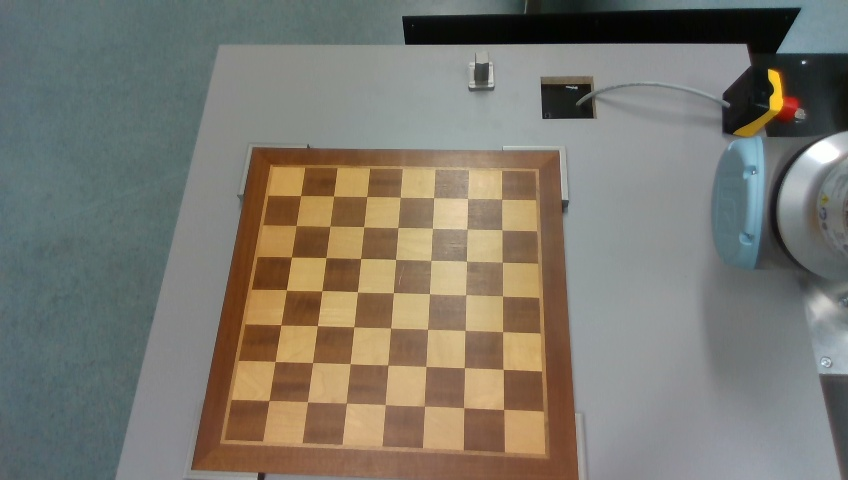
#> input picture tests/camera/img/01_27_2022_15_41_42.jpg, 848 x 480 px
$ python obj_recognition.py
#> lines starting #> are read from the running program, lines starting #| are printed output that depends on the picture
### chesster/obj_recognition/chessboard_recognition.py
__all__ = [
    'ChessboardRecognition'
]

import cv2 as cv
from matplotlib import pyplot as plt
import numpy as np
from chesster.obj_recognition.chessboard import *
from chesster.obj_recognition.chessboard_field import ChessBoardField
import imutils as im
import logging
from typing import List, Tuple
from pathlib import Path

logger = logging.getLogger(__name__)


class Line:
    def __init__(self, x1, y1, x2, y2):
        self.x1 = x1
        self.y1 = y1
        self.x2 = x2
        self.y2 = y2

    def grows(self) -> bool:
        return abs(self.x2 - self.x1) > abs(self.y2 - self.y1)

    # [4 lines left out: function get_angle, not called in this run]

    def find_intersection(self, rhs):
        x = ((self.x1 * self.y2 - self.y1 * self.x2) * (rhs.x1 - rhs.x2) - (self.x1 - self.x2) * (
                rhs.x1 * rhs.y2 - rhs.y1 * rhs.x2)) / (
                    (self.x1 - self.x2) * (rhs.y1 - rhs.y2) - (self.y1 - self.y2) * (rhs.x1 - rhs.x2))
        y = ((self.x1 * self.y2 - self.y1 * self.x2) * (rhs.y1 - rhs.y2) - (self.y1 - self.y2) * (
                rhs.x1 * rhs.y2 - rhs.y1 * rhs.x2)) / (
                    (self.x1 - self.x2) * (rhs.y1 - rhs.y2) - (self.y1 - self.y2) * (rhs.x1 - rhs.x2))
        return int(x), int(y)

    def __repr__(self):
        return str({'x1': self.x1, 'y1': self.y1, 'x2': self.x2, 'y2': self.y2})


class ChessboardRecognition:
    DEFAULT_IMAGE_SIZE = (400, 400)
    DEDUPE_CORNER_RANGE = 15
    CHESSBOARD_EDGES_OFFSET = 0
    figure_counter = 0

    @staticmethod
    def from_image(image, *, depth_map=None, debug=False) -> ChessBoard:
        logger.info('Started Chessboard recognition')
        original_image = image.copy()
        adaptive_thresh, image = ChessboardRecognition.__normalize_image(image, debug)
        mask, chessboard_edge = ChessboardRecognition.__initialize_mask(adaptive_thresh, image, debug)
        trans_image, trans_matrix = ChessboardRecognition.__get_transformed_image(image, chessboard_edge, debug)
        edges, color_edges = ChessboardRecognition.__find_edges(trans_image, debug)
        horizontal_lines, vertical_lines, line_image = ChessboardRecognition.__find_lines(edges, color_edges, trans_image, debug)
        corners = ChessboardRecognition.__find_corners(horizontal_lines, vertical_lines, color_edges, debug)
        fields = ChessboardRecognition.__find_fields(corners, color_edges, debug)
        transformed_fields, retrans_image = ChessboardRecognition.__get_retransformed_image(trans_image, trans_matrix, *image.shape[:2], fields, debug=debug)
        extracted_map = None
        width, height = original_image.shape[:2]
        rescaled_width, rescaled_height = image.shape[:2]
        scale_width, scale_height = width / rescaled_width, height / rescaled_height
        rescaled_chessboard_edges = list(
            map(lambda x: np.ceil([x[0] * scale_width, x[1] * scale_height]), chessboard_edge))
        if depth_map is not None:
            extracted_map = ChessboardRecognition.__extract_depth(depth_map, rescaled_chessboard_edges, debug=True)
        logger.info('Chessboard recognition complete')
        return ChessBoard(transformed_fields, image, extracted_map, chessboard_edge, scale_width, scale_height)

    @staticmethod
    def __normalize_image(image, debug=False):
        image = ChessboardRecognition.__unsharp_mask(image)
        img = im.resize(image, width=ChessboardRecognition.DEFAULT_IMAGE_SIZE[0], height=ChessboardRecognition.DEFAULT_IMAGE_SIZE[1])
        gray = cv.cvtColor(img, cv.COLOR_BGR2GRAY)
        adaptive_threshold = cv.adaptiveThreshold(gray, 255, cv.ADAPTIVE_THRESH_GAUSSIAN_C, cv.THRESH_BINARY, 125, 1)
        ChessboardRecognition.__auto_debug(debug, img, None, title='Original')
        ChessboardRecognition.__auto_debug(debug, adaptive_threshold, None, title='Adaptive Threshold', cmap='gray')
        return adaptive_threshold, img

    @staticmethod
    def __initialize_mask(adaptive_thresh, image, debug=False):
        contours, hierarchy = cv.findContours(adaptive_thresh, cv.RETR_TREE, cv.CHAIN_APPROX_SIMPLE)
        img_contours = image.copy()
        largest_ratio = largest_area = largest_perimeter = 0
        largest = None
        largest_index = -1
        for index in range(len(contours)):
            area = cv.contourArea(contours[index])
            perimeter = cv.arcLength(contours[index], True)
            if perimeter > 0:
                ratio = area / perimeter
                if ratio > largest_ratio:
                    largest = contours[index]
                    largest_ratio = ratio
                    largest_perimeter = perimeter
                    largest_area = area
                    largest_index = index
        cv.drawContours(img_contours, [largest], -1, (0, 255, 255), 1)
        epsilon = 0.05 * largest_perimeter
        chessboard_edge = cv.approxPolyDP(largest, epsilon, True)
        mask = np.zeros(image.shape[:2]).astype(np.uint8) * 128
        cv.fillConvexPoly(mask, chessboard_edge, 255, 1)
        extracted = np.zeros_like(image)
        extracted[mask == 255] = image[mask == 255]
        extracted[np.where((extracted == [125, 125, 125]).all(axis=2))] = [0, 0, 20]
        chessboard_edge = np.array(chessboard_edge).astype(np.float32).squeeze()
        ChessboardRecognition.__auto_debug(debug, extracted, None, title='Extracted Mask', cmap='gray')
        return extracted, chessboard_edge

    @staticmethod
    def __get_transformed_image(image, chessboard_edge, debug=False):
        width, height = image.shape[:2]
        o = ChessboardRecognition.CHESSBOARD_EDGES_OFFSET
        chessboard_edge = np.array([chessboard_edge[0] - [o, o], chessboard_edge[1] + [o, -o],
                                    chessboard_edge[2] + [o, o], chessboard_edge[3] + [-o, o]]).astype(np.float32)
        transformation_matrix = cv.getPerspectiveTransform(chessboard_edge, np.array([[0, 0], [width, 0],
            [width, height], [0, height]]).astype(np.float32))
        wrapped_image = cv.warpPerspective(image, transformation_matrix, (width, height))
        ChessboardRecognition.__auto_debug(debug, wrapped_image, title='')
        return wrapped_image, transformation_matrix

    @staticmethod
    def __find_edges(image, debug=False):
        gray = cv.cvtColor(image, cv.COLOR_BGR2GRAY)
        edges = cv.Canny(gray, 70, 150)
        color_edges = cv.cvtColor(edges, cv.COLOR_GRAY2BGR)
        ChessboardRecognition.__auto_debug(debug, edges, None, title='', cmap='gray')
        return edges, color_edges

    @staticmethod
    def __find_lines(edges, color_edges, image, debug=False):
        lines = cv.HoughLines(edges, 1, np.pi / 360, 70, None, 0, 0)
        horizontal_lines = []
        vertical_lines = []
        copy = image.copy()
        for l in lines:
            rho, theta = l[0][0], l[0][1]
            a, b = np.cos(theta), np.sin(theta)
            x0, y0 = a * rho, b * rho
            pt1, pt2 = (int(x0 + 1000 * -b), int(y0 + 1000 * a)), (int(x0 - 1000 * -b), int(y0 - 1000 * a))
            cv.line(copy, pt1, pt2, (255, 0, 0), 2)
            line = Line(*pt1, *pt2)
            horizontal_lines.append(line) if line.grows() else vertical_lines.append(line)
        ChessboardRecognition.__auto_debug(debug, copy, title='Lines')
        return horizontal_lines, vertical_lines, copy

    @staticmethod
    def __find_corners(horizontal_lines: List[Line], vertical_lines, color_edges, debug=False):
        corners = []
        height, width = color_edges.shape[:2]
        for h in horizontal_lines:
            for v in vertical_lines:
                x1, x2 = h.find_intersection(v)
                corners.append([x1, x2])
        dedupe_corners = []
        for c in corners:
            matching_flag = False
            if 0 > c[0] > width or 0 > c[1] > height:
                matching_flag = True
                break
            for d in dedupe_corners:
                if np.sqrt((d[0]-c[0])*(d[0]-c[0]) + (d[1]-c[1])*(d[1]-c[1])) < \
                        ChessboardRecognition.DEDUPE_CORNER_RANGE:
                    matching_flag = True
                    break
            if not matching_flag:
                dedupe_corners.append(c)
        for d in dedupe_corners:
            cv.circle(color_edges, (d[0], d[1]), 5, (0, 0, 225))
        ChessboardRecognition.__auto_debug(debug, color_edges)
        return dedupe_corners

    @staticmethod
    def __find_fields(corners: List[Tuple[float, float]], color_edges, debug=False):
        corners.sort(key=lambda x: x[1])
        rows = []
        for corner in corners:
            matching_flag = False
            for r in rows:
                if abs(r - corner[1]) < 10:
                    matching_flag = True
                    break
            if not matching_flag:
                rows.append(corner[1])
        fields = {}
        for corner in corners:
            for r in rows:
                if abs(corner[1] - r) < 10:
                    fields.setdefault(r, [])
                    fields[r].append(corner)
        rows = fields.values()
        for r in rows:
            r.sort(key=lambda x: x[0])
        rows = list(rows)
        letters = ''.join([chr(a) for a in range(97, 123)])
        numbers = [f'{a}' for a in range(1, 26)]
        fields = []
        max_rows = len(rows) - 1
        max_cols = len(rows[0]) - 1
        logger.info(f'Rows found: {len(rows)}, cols found: {len(rows[0])}. Consistent: '
                    f'{ all(map(lambda x: len(rows[0]) == len(x), rows))}')
        for r in range(max_rows):
            for c in range(max_cols):
                try:
                    c1 = rows[r][c]
                    c2 = rows[r][c+1]
                    c3 = rows[r+1][c]
                    c4 = rows[r+1][c+1]
                    position = f'{letters[max_rows-c-1]}{numbers[max_cols-r-1]}'
                    new_field = ChessBoardField(color_edges, c1, c2, c3, c4, position)
                    new_field.draw(color_edges, (255, 0, 0), 2)
                    new_field.draw_roi(color_edges, (255, 0, 0), 2)
                    new_field.classify(color_edges)
                    fields.append(new_field)
                except Exception as e:
                    logger.exception(f'{e}, {r}, {c}, rows: {len(rows)}, cols: {len(rows[0])}')
        ChessboardRecognition.__auto_debug(debug, color_edges)
        return fields

    @staticmethod
    def __get_retransformed_image(image, transformation_matrix, width, height, fields: List[ChessBoardField], debug=False):
        inverse_transform = np.linalg.inv(transformation_matrix)
        unwrapped = cv.warpPerspective(image, inverse_transform, (height, width))
        ret = []
        temp = image.copy()
        for field in fields:
            c1, c2, c3, c4 = cv.perspectiveTransform(np.array([[field.c1, field.c2, field.c3, field.c4]])
                                                     .astype(np.float32), inverse_transform).squeeze()
            new_field = ChessBoardField(unwrapped, c1, c2, c4, c3, field.position)
            ret.append(new_field)
            new_field.draw(unwrapped, (0, 255, 0), 2)
            new_field.classify(unwrapped)
            field.draw_roi(temp, (0, 255, 0), 2)
        ChessboardRecognition.__auto_debug(debug, temp, title='unwrapped')
        ChessboardRecognition.__auto_debug(debug, unwrapped, title='wrapped')
        return ret, temp

    @staticmethod
    def __unsharp_mask(image, kernel_size=(5, 5), sigma=1.0, amount=5.0, threshold=0):
        blurred = cv.GaussianBlur(image, kernel_size, sigma)
        sharpened = float(amount + 1) * image - float(amount) * blurred
        sharpened = np.maximum(sharpened, np.zeros(sharpened.shape))
        sharpened = np.minimum(sharpened, 255 * np.ones(sharpened.shape))
        sharpened = sharpened.round().astype(np.uint8)
        if threshold > 0:
            low_contrast_mask = np.absolute(image - blurred) < threshold
            np.copyto(sharpened, image, where=low_contrast_mask)
        return sharpened

    # [10 lines left out: function __extract_depth, not called in this run]

    @staticmethod
    def __auto_debug(debug, img, color_map=cv.COLOR_BGR2RGB, title=None, **kwargs):
        if debug:
            ChessboardRecognition.debug_plot(img, color_map=color_map, title=title, **kwargs)

    @staticmethod
    def debug_plot(img, color_map, title, **kwargs):
        figure = plt.figure(ChessboardRecognition.figure_counter)
        ax = figure.add_subplot(111)
        ax.axis('off')
        if title is not None:
            ax.set_title(title)
        ax.imshow(img if color_map is None else cv.cvtColor(img, color_map), **kwargs)
        ChessboardRecognition.figure_counter += 1
        plt.show()

    # [13 lines left out: function __plot_3d_map, not called in this run]

### chesster/obj_recognition/chessboard_field.py
import numpy as np
from typing import Tuple
import cv2 as cv


class ChessBoardField:
    def __init__(self, image, c1: Tuple[float, float], c2, c4, c3, position: str, state=''):
        self.c1 = c1
        self.c2 = c2
        self.c3 = c3
        self.c4 = c4
        self.position = position
        self.contour = np.array([c1, c2, c3, c4], dtype=np.int32)
        center = cv.moments(self.contour)
        cx, cy = int(center['m10'] / center['m00']), int(center['m01'] / center['m00'])
        self.roi = (cx, cy)
        self.radius = 10
        self.shape = image.shape
        self.empty_color = self.roi_color(image)
        self.state = state

    @property
    def col(self):
        return self.position[0]

    @property
    def row(self):
        return int(self.position[1])

    @property
    def piece(self):
        return self.state

    def draw(self, image, color=None, thickness=1, scale_contour=False):
        width, height = image.shape[:2]
        ratio_x, ratio_y = self.get_ratio(width, height)
        contours = map(lambda x: (x[0] * ratio_x, x[1] * ratio_y), self.contour)
        ctr = np.array(list(contours)).reshape((-1, 1, 2)).astype(np.int32)
        if scale_contour:
            M = cv.moments(ctr)
            cx = int(M['m10']/M['m00'])
            cy = int(M['m01']/M['m00'])
            cnt_norm = ctr - [cx, cy]
            cnt_scaled = cnt_norm * 0.4
            cnt_scaled = cnt_scaled + [cx, cy]
            ctr = cnt_scaled.astype(np.int32)
        if color is None:
            cv.drawContours(image, [ctr], 0, self.empty_color, cv.FILLED)
        else:
            cv.drawContours(image, [ctr], 0, color, thickness)

    def draw_roi(self, image, color, thickness=1):
        width, height = image.shape[:2]
        ratio_x, ratio_y = self.get_ratio(width, height)
        rescaled_roi_x = int(self.roi[0] * ratio_x)
        rescaled_roi_y = int(self.roi[1] * ratio_y)
        rescaled_roi = (rescaled_roi_x, rescaled_roi_y)
        cv.circle(image, rescaled_roi, self.radius, color, thickness)

    def roi_color(self, image):
        width, height = image.shape[:2]
        ratio_x, ratio_y = self.get_ratio(width, height)
        rescaled_roi_x = int(self.roi[0] * ratio_x)
        rescaled_roi_y = int(self.roi[1] * ratio_y)
        rescaled_roi = (rescaled_roi_x, rescaled_roi_y)
        mask_image = np.zeros((image.shape[0], image.shape[1]), np.uint8)
        mask_image = cv.circle(mask_image, rescaled_roi, self.radius, (255, 255, 255), -1)
        average_raw = cv.mean(image, mask=mask_image)[::-1]
        average = (int(average_raw[1]), int(average_raw[2]), int(average_raw[3]))
        return average

    def classify(self, image, color=(255, 0, 255)):
        rgb = self.roi_color(image)
        s = 0
        for i in range(0, 3):
            s += (self.empty_color[i] - rgb[i]) ** 2
        cv.putText(image, self.position, self.roi, cv.FONT_HERSHEY_SIMPLEX, 0.3, color, 1, cv.LINE_AA)

    # [25 lines left out: function get_zenith, not called in this run]

    def get_ratio(self, current_width, current_height):
        return current_width / self.shape[0], current_height / self.shape[1]

    def __repr__(self):
        return str({'state': self.state, 'pos': self.position})

### chesster/obj_recognition/object_recognition.py
#from types import NoneType
from typing import Union, Optional
from pathlib import Path
import numpy as np
import logging
import os
from chesster.master.module import Module
from chesster.obj_recognition.chessboard_recognition import *
from chesster.obj_recognition.chessboard import *
from chesster.obj_recognition.chesspiece import ChessPiece
import cv2 as cv
import copy
logger = logging.getLogger(__name__)


class ObjectRecognition(Module):
    def __init__(self, promotion_dialog, board_info_path: Union[str, os.PathLike], debug=False):
        logger.info('Initializing Object recognition module!')
        self.board_info_path = board_info_path
        self.board = ChessBoard.load(Path(self.board_info_path))
        self.debug = debug
        self.dumped_coords = None
        self.dumped_extracted = None
        self.debug_x = None
        self.debug_y = None
        self.promotion_dialog = promotion_dialog
        if self.debug:
            ChessboardRecognition.debug_plot(self.board.image, cv.COLOR_BGR2RGB, 'Empty chessboard image')
            temp = self.board.image.copy()
            self.board.draw_fields(temp)
            ChessboardRecognition.debug_plot(temp, cv.COLOR_BGR2RGB, 'Fields of chessboard image')
            temp2 = self.board.image.copy()
            temp2 = cv.cvtColor(temp2, cv.COLOR_BGR2RGB)
            self.board.draw_empty_colors(temp2)
            ChessboardRecognition.debug_plot(temp2, color_map=None, title=None)
        logger.info('Chessboard recognition module initialized!')

    def stop(self):
        logger.info('Stopping Object recognition module!')

    def start(self, com_color='w', used_color='w'):
        logger.info('Starting Object recognition module!')
        self.board.start(com_color, used_color)

    # [19 lines left out: functions determine_changes, get_chesspiece_info, not called in this run]

    def get_chessboard_matrix(self):
        return self.board.current_chess_matrix

    def get_fields(self):
        return self.board.fields

    # [5 lines left out: function return_field, not called in this run]

    def get_board_visual(self, flipped=False) -> str:
        return self.board.print_state(flipped)

    @staticmethod
    def create_chessboard_data(image: np.ndarray, depth: np.ndarray, output_path: Path, debug=False):
        board = ChessboardRecognition.from_image(image, depth_map=depth, debug=debug)
        board.save(output_path)
        return board

### chesster/obj_recognition/chessboard.py
from __future__ import annotations

__all__ = [
    'ChessBoard',
    'ChessBoardField'
]

import cv2 as cv
import numpy as np
from typing import List, Tuple
import pickle
from pathlib import Path
from queue import PriorityQueue
import logging
import time
from chesster.obj_recognition.chessboard_field import ChessBoardField
from chesster.master.game_state import PieceColor
from matplotlib import pyplot as plt
from io import StringIO

logger = logging.getLogger(__name__)


class ChessBoard:
    CHANGE_THRESHOLD = 43

    def __init__(self, fields: List[ChessBoardField], image, depth_map, chessboard_edges, scaling_factor_width,
                 scaling_factor_height) -> None:
        self.fields = fields
        self.board_matrix = []
        self.capture = False
        self.promoting = False
        self.state_change: List[ChessBoardField] = []
        self.last_promotionfield = None
        self.promotion = 'q'
        self.promo = False
        self.move = []
        self.image = image
        self.depth_map = depth_map
        self.chessboard_edge = chessboard_edges
        self.scaling_factor_width = scaling_factor_width
        self.scaling_factor_height = scaling_factor_height
        self.color = 'w'


    @property
    def edges(self):
        return self.chessboard_edge

    def total_detected_fields(self):
        return len(self.fields)

    # [5 lines left out: function draw_fields, not called in this run]

    def draw_empty_colors(self, image):
        for field in self.fields:
            field.draw(image)

    def save(self, path: Path):
        with open(path, 'wb') as dest:
            pickle.dump(self, dest)
            logger.info(f'Successfully saved chess data to "{path}"')

    @property
    def corners(self):
        return [[x.c1, x.c2, x.c3, x.c4] for x in self.fields]

    def get_corners(self):
        return [[x.c1, x.c2, x.c3, x.c4] for x in self.fields]

    # [341 lines left out: functions load, start, determine_changes, __extract_changes, __extract_move, __dump_current_input and 4 more, not called in this run]

### tests/obj_recognition/obj_recognition.py
from chesster.obj_recognition.object_recognition import *
import cv2 as cv
import matplotlib
from matplotlib import pyplot as plt
matplotlib.use('TkAgg')

# image = cv.imread('../camera/img/01_27_2022_15_41_54.jpg')
# image = cv.imread('img/2021-12-23-183320_2.jpg')
image = cv.imread('../camera/img/01_27_2022_15_41_42.jpg')
#> image is the input picture: shape (480, 848, 3); mean B, G, R 110.2, 120.3, 123.8

ObjectRecognition.create_chessboard_data(image, None, Path('chessboard_data.pkl'), True)
#> in __unsharp_mask, `sharpened = float(amount + 1) * image - float(amount) * blurred`:
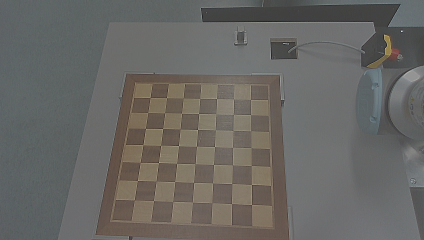
#> sharpened: shape (480, 848, 3) float64 (shown at 1/2 size); mean B, G, R 110.2, 120.3, 123.7; drawn with min black and max white
#> in __unsharp_mask, `sharpened = np.maximum(sharpened, np.zeros(sharpened.shape))`:
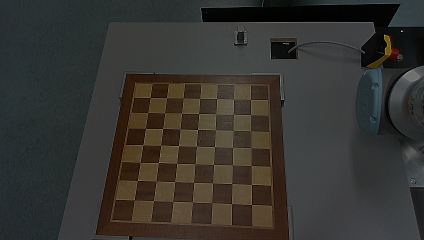
#> sharpened: shape (480, 848, 3) float64 (shown at 1/2 size); mean B, G, R 110.8, 120.7, 124; drawn with min black and max white
#> in __unsharp_mask, `sharpened = np.minimum(sharpened, 255 * np.ones(sharpened.shape))`:
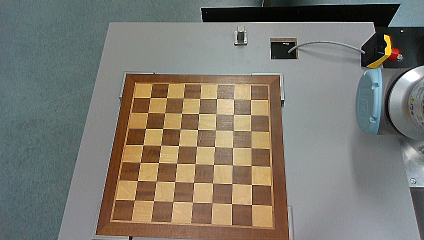
#> sharpened: shape (480, 848, 3) float64 (shown at 1/2 size); mean B, G, R 110.7, 120.4, 123.6
#> in __normalize_image, `img = im.resize(image, width=ChessboardRecognition.DEFAULT_IMAGE_SIZE[..`:
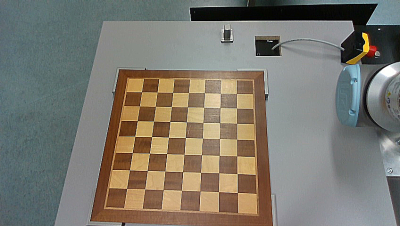
#> img: shape (226, 400, 3); mean B, G, R 110.7, 120.4, 123.6
#> in __normalize_image, `gray = cv.cvtColor(img, cv.COLOR_BGR2GRAY)`:
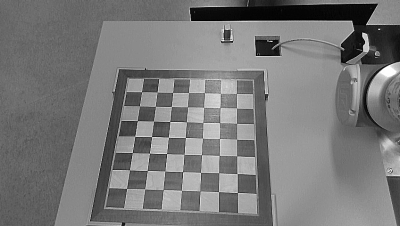
#> gray: shape (226, 400); min 0, max 255, mean 120.3
#> (the rest of the program and of its run is left out)
